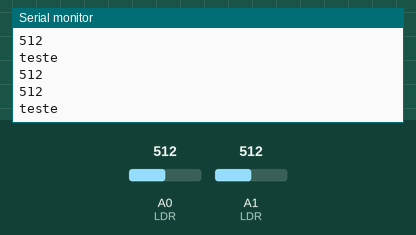
Recording of a sketch running on a simulated Arduino Uno, built with avr-gcc and run on an emulated ATmega328P. Parts: the last lines printed to the serial monitor. The inputs (shaded band) are chosen by the test bench; at power-on: A0 (LDR) = 512, A1 (LDR) = 512.

Above: at 1.2 s.
1.3 s: A0 (LDR) set to 716
At 1.51 s:
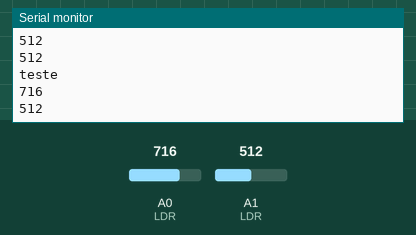
2.8 s: A1 (LDR) set to 306
At 2.91 s:
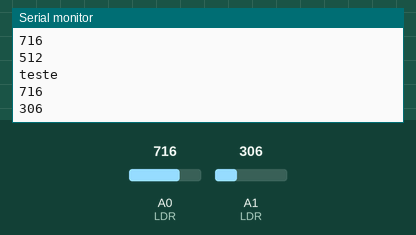
4.3 s: A0 (LDR) set to 900
At 4.32 s:
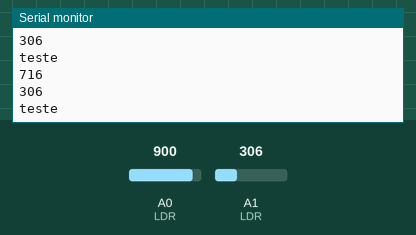
5.8 s: A1 (LDR) set to 122
At 5.92 s:
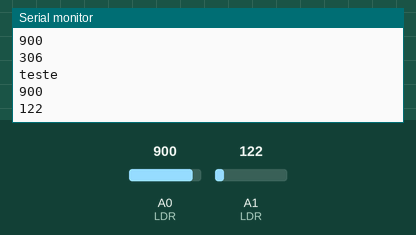
Timing chart, 0 to 8.3 s (numbered marks = the images above; inputs shaded):
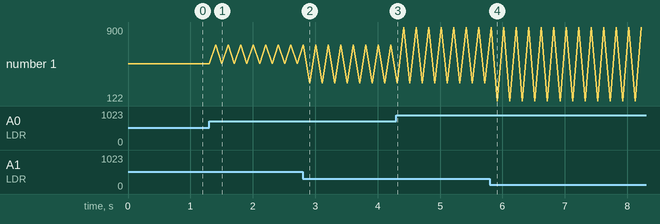

Measured:
- after the input at 1.3 s, the serial monitor: prints a new line after 0.10 s (image 1)
- after the input at 2.8 s, the serial monitor: prints a new line after 0.11 s (image 2)
- after the input at 5.8 s, the serial monitor: prints a new line after 0.12 s (image 4)

The sketch:

sketch_nov11b.ino
```cpp
int readValue1 = 0;
int readValue2 = 0;

void setup()
{
  Serial.begin(9600); // => start monitor serial
}

void loop()
{
  readValue1 = analogRead(A0); // => read the value from LDR
  Serial.println(readValue1);
  delay(100);

  readValue2 = analogRead(A1); // => read the value from LDR
  Serial.println(readValue2);
  Serial.println("teste");
  delay(100);
}
```
